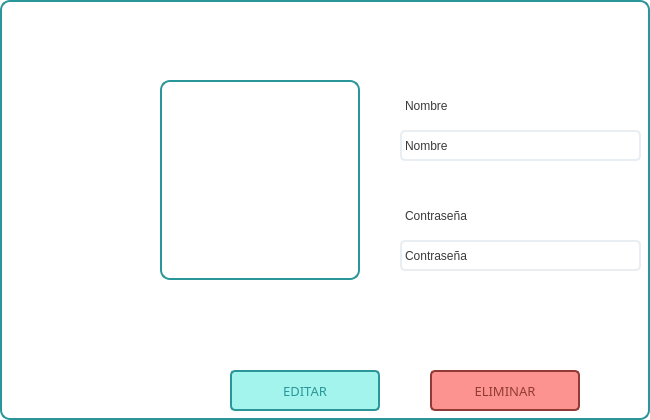
       <widget class="QWidget" name="page_cuenta">
        <property name="styleSheet">
         <string notr="true">background-color: #FFFFFF;
border: 2px solid #2B9699;
border-radius: 10px;</string>
        </property>
        <widget class="QLabel" name="lab_nombre">
         <property name="enabled">
          <bool>true</bool>
         </property>
         <property name="geometry">
          <rect>
           <x>400</x>
           <y>130</y>
           <width>241</width>
           <height>31</height>
          </rect>
         </property>
         <property name="styleSheet">
          <string notr="true">background-color: #FFFFFF;
border: 2px solid #E8EEF2;
font: 9pt &quot;Verdana&quot;;
color: #3A3A3A;
border-radius: 5px;</string>
         </property>
         <property name="text">
          <string>Nombre</string>
         </property>
        </widget>
        <widget class="QLabel" name="lab_contra">
         <property name="enabled">
          <bool>true</bool>
         </property>
         <property name="geometry">
          <rect>
           <x>400</x>
           <y>240</y>
           <width>241</width>
           <height>31</height>
          </rect>
         </property>
         <property name="styleSheet">
          <string notr="true">background-color: #FFFFFF;
border: 2px solid #E8EEF2;
font: 9pt &quot;Verdana&quot;;
color: #3A3A3A;
border-radius: 5px;</string>
         </property>
         <property name="text">
          <string>Contraseña</string>
         </property>
        </widget>
        <widget class="QLabel" name="lab_contra_t">
         <property name="geometry">
          <rect>
           <x>400</x>
           <y>200</y>
           <width>241</width>
           <height>31</height>
          </rect>
         </property>
         <property name="styleSheet">
          <string notr="true">border-color: #FFFFFF;
font: 11pt &quot;Arial Black&quot;;
color: #3A3A3A;</string>
         </property>
         <property name="text">
          <string>Contraseña</string>
         </property>
        </widget>
        <widget class="QPushButton" name="btn_eliminar">
         <property name="geometry">
          <rect>
           <x>430</x>
           <y>370</y>
           <width>150</width>
           <height>41</height>
          </rect>
         </property>
         <property name="font">
          <font>
           <family>Arial Black</family>
           <pointsize>10</pointsize>
           <weight>50</weight>
           <italic>false</italic>
           <bold>false</bold>
          </font>
         </property>
         <property name="cursor">
          <cursorShape>PointingHandCursor</cursorShape>
         </property>
         <property name="toolTip">
          <string>&lt;html&gt;&lt;head/&gt;&lt;body&gt;&lt;p&gt;&lt;br/&gt;&lt;/p&gt;&lt;/body&gt;&lt;/html&gt;</string>
         </property>
         <property name="whatsThis">
          <string>&lt;html&gt;&lt;head/&gt;&lt;body&gt;&lt;p&gt;&lt;br/&gt;&lt;/p&gt;&lt;/body&gt;&lt;/html&gt;</string>
         </property>
         <property name="styleSheet">
          <string notr="true">font: 10pt &quot;Arial Black&quot;;
background-color: #FD9390;
border: 2px solid #903b35;
border-radius: 5px;
color: #903b35;</string>
         </property>
         <property name="text">
          <string>ELIMINAR</string>
         </property>
        </widget>
        <widget class="QLabel" name="lab_nombre_t">
         <property name="geometry">
          <rect>
           <x>400</x>
           <y>90</y>
           <width>241</width>
           <height>31</height>
          </rect>
         </property>
         <property name="styleSheet">
          <string notr="true">border-color: #FFFFFF;
font: 11pt &quot;Arial Black&quot;;
color: #3A3A3A;</string>
         </property>
         <property name="text">
          <string>Nombre</string>
         </property>
        </widget>
        <widget class="QPushButton" name="btn_editar">
         <property name="geometry">
          <rect>
           <x>230</x>
           <y>370</y>
           <width>150</width>
           <height>41</height>
          </rect>
         </property>
         <property name="font">
          <font>
           <family>Arial Black</family>
           <pointsize>10</pointsize>
           <weight>50</weight>
           <italic>false</italic>
           <bold>false</bold>
          </font>
         </property>
         <property name="cursor">
          <cursorShape>PointingHandCursor</cursorShape>
         </property>
         <property name="toolTip">
          <string>&lt;html&gt;&lt;head/&gt;&lt;body&gt;&lt;p&gt;&lt;br/&gt;&lt;/p&gt;&lt;/body&gt;&lt;/html&gt;</string>
         </property>
         <property name="whatsThis">
          <string>&lt;html&gt;&lt;head/&gt;&lt;body&gt;&lt;p&gt;&lt;br/&gt;&lt;/p&gt;&lt;/body&gt;&lt;/html&gt;</string>
         </property>
         <property name="styleSheet">
          <string notr="true">font: 10pt &quot;Arial Black&quot;;
background-color: #A3F4ED;
border: 2px solid #2B9699;
border-radius: 5px;
color: #2B9699;</string>
         </property>
         <property name="text">
          <string>EDITAR</string>
         </property>
        </widget>
        <widget class="QFrame" name="frame_perfil">
         <property name="geometry">
          <rect>
           <x>160</x>
           <y>80</y>
           <width>200</width>
           <height>200</height>
          </rect>
         </property>
         <property name="styleSheet">
          <string notr="true">border-image: url(&quot;C:/Program Files (x86)/Qt Designer/projects/Red de Servicios/iconos/perfil.png&quot;);</string>
         </property>
         <property name="frameShape">
          <enum>QFrame::StyledPanel</enum>
         </property>
         <property name="frameShadow">
          <enum>QFrame::Raised</enum>
         </property>
        </widget>
       </widget>
